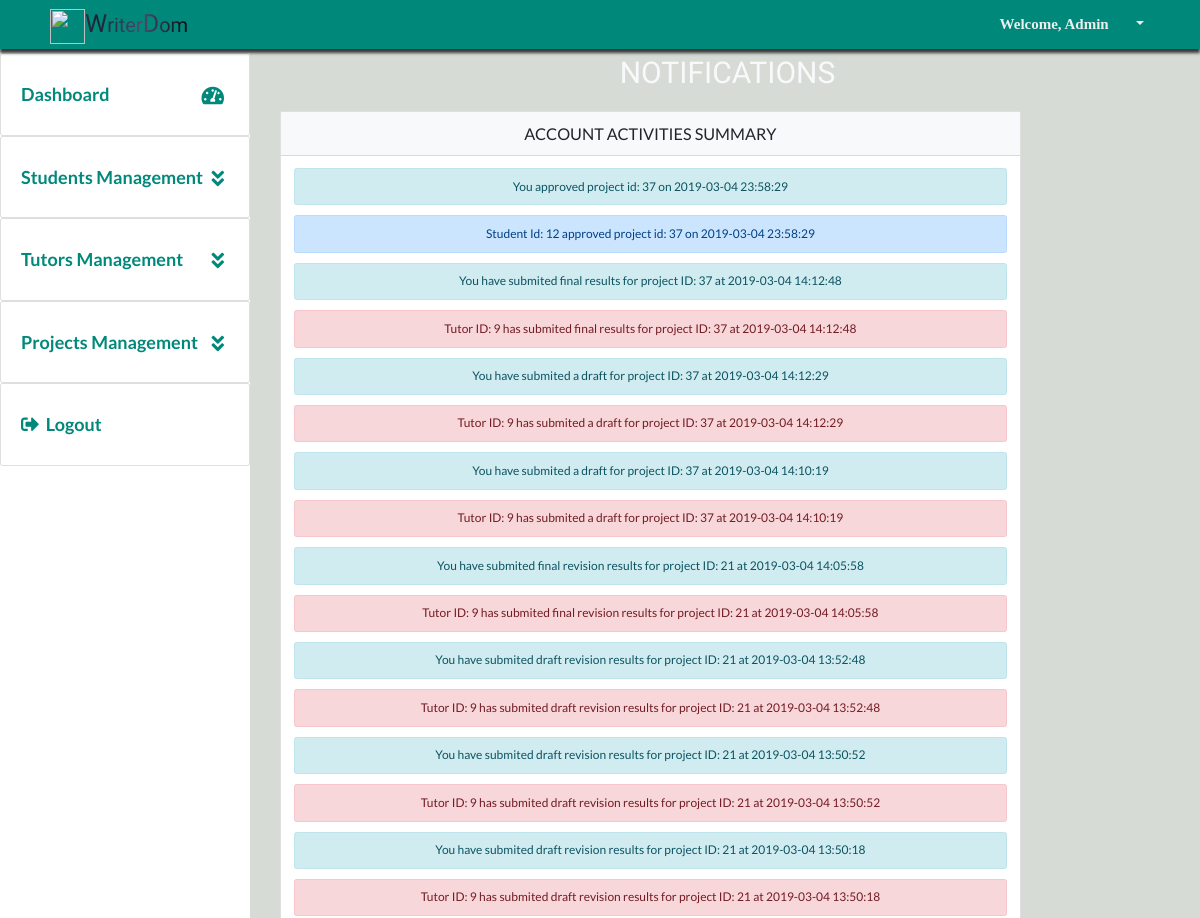
/admin@writerdom/notes.php (signed in, upper part), run on an earlier commit of the app's database.
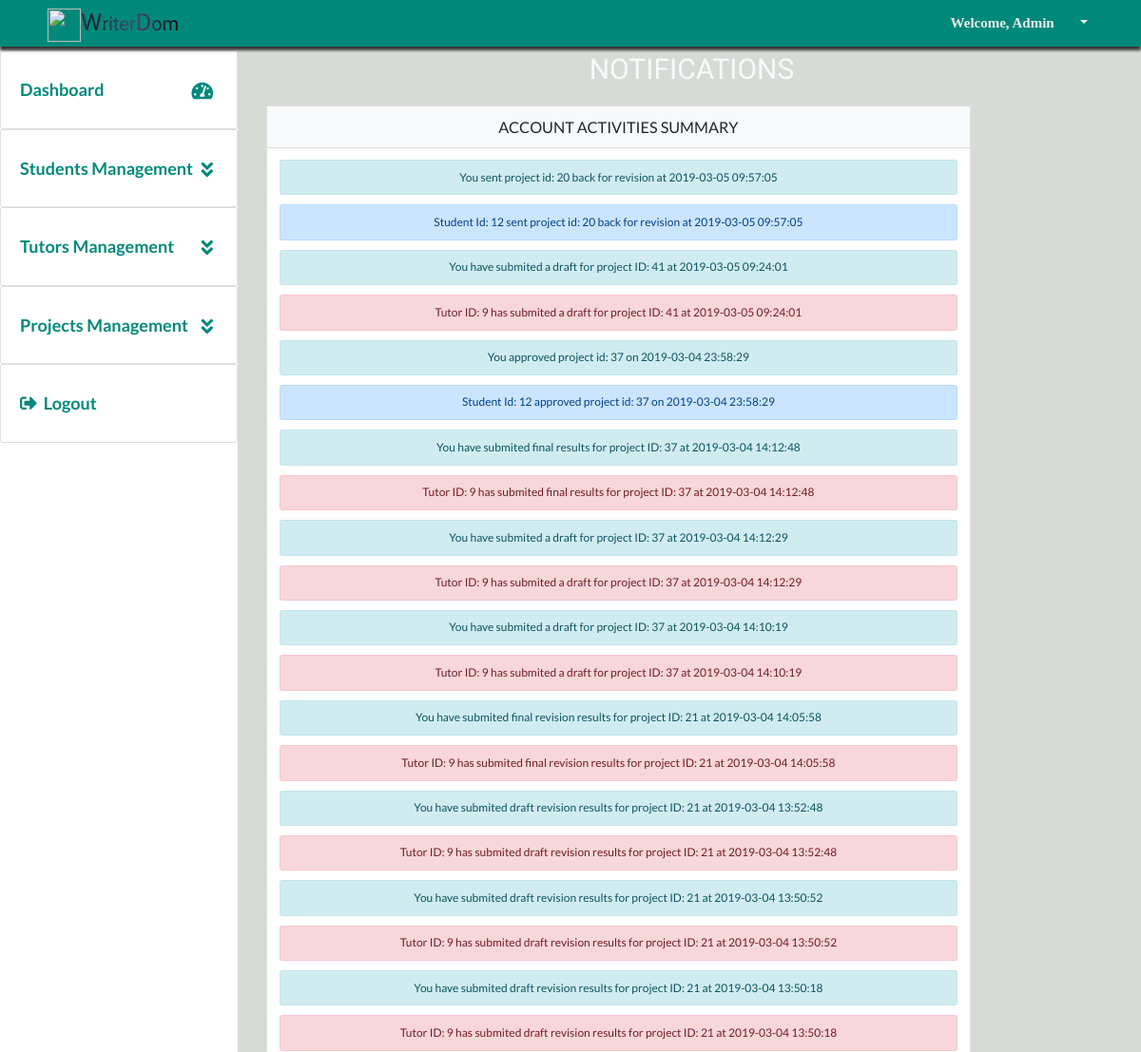
And on a later commit of the database.
### tables this page shows
CREATE TABLE `notifications` (
  `note_num` int(11) NOT NULL,
  `user_type` varchar(212) NOT NULL,
  `note` varchar(255) NOT NULL
);

### dbconfig/dbconnect.php (called while the page is built, shortened)
<?php
require_once(  'shared/ez_sql_core.php');
require_once( 'ez_sql_mysqli.php');
$db=new ezSQL_mysqli(DB_USER, DB_PASS,DB_NAME,DB_HOST,DB_ENCODING);
 ?>

### dbconfig/ez_sql_mysqli.php (called while the page is built, shortened)
<?php
class ezSQL_mysqli extends ezSQLcore
{
    private $ezsql_mysql_str = array
        (
            1 => 'Require $dbuser and $dbpassword to connect to a database server',
            2 => 'Error establishing mySQL database connection. Correct user/password? Correct hostname? Database server running?',
            3 => 'Require $dbname to select a database',
            4 => 'mySQL database connection is not active',
            5 => 'Unexpected error while trying to select database'
        );
    private $_dbuser;
    private $_dbpassword;
    private $_dbname;
    private $_dbhost;
    private $_charset = 'utf8';
    private $_result;
    public $show_errors = true;
    public $dbh;
    public function __construct($dbuser='', $dbpassword='', $dbname='', $dbhost='localhost', $charset='') {
        $this->_dbuser = $dbuser;
        $this->_dbpassword = $dbpassword;
        $this->_dbname = $dbname;
        $this->_dbhost = $dbhost;
    }
    public function connect($dbuser='', $dbpassword='', $dbhost='localhost', $charset='') {
        $this->_connected = false;
        $this->_dbuser = empty($dbuser) ? $this->_dbuser : $dbuser;
        $this->_dbpassword = empty($dbpassword) ? $this->_dbpassword : $dbpassword;
        $this->_dbhost = $dbhost!='localhost' ? $this->_dbhost : $dbhost;
        $this->_charset = empty($charset) ? $this->_charset : $charset;
        if ( empty($this->_dbuser) ) {
            $this->register_error($this->ezsql_mysql_str[1] . ' in ' . __FILE__ . ' on line ' . __LINE__);
            $this->show_errors ? trigger_error($this->ezsql_mysql_str[1], E_USER_WARNING) : null;
        } else if ( ! $this->dbh = mysqli_connect($this->_dbhost, $this->_dbuser, $this->_dbpassword, $this->_dbname) ) {
            $this->register_error($this->ezsql_mysql_str[2] . ' in ' . __FILE__ . ' on line ' . __LINE__);
            $this->show_errors ? trigger_error($this->ezsql_mysql_str[2], E_USER_WARNING) : null;
        } else {
            mysqli_set_charset($this->dbh, $this->_charset);
            $this->_connected = true;
        }
        return $this->_connected;
    }
    public function select($dbname='', $charset='') {
        if ( ! $dbname ) {
            $this->register_error($this->ezsql_mysql_str[3] . ' in ' . __FILE__ . ' on line ' . __LINE__);
            $this->show_errors ? trigger_error($this->ezsql_mysql_str[3], E_USER_WARNING) : null;
            return false;
        } else if ( ! $this->dbh ) {
            $this->register_error($this->ezsql_mysql_str[4] . ' in ' . __FILE__ . ' on line ' . __LINE__);
            $this->show_errors ? trigger_error($this->ezsql_mysql_str[4], E_USER_WARNING) : null;
            return false;
        } else {
            $this->_dbname = $dbname;
            if ( $charset == '') {
                $charset = $this->_charset;
            }
             if ( $charset != '' ) {
                $charsets = array();
                $recordset = mysqli_query($this->dbh, 'SHOW CHARACTER SET');
                while ( $row = mysqli_fetch_array($recordset, MYSQLI_ASSOC) ) {
                        $charsets[] = $row['Charset'];
                }
            }
            $this->_connected = true;
        }
        return $this->_connected;
    }
    public function query($query, $use_prepare=false) {
		$query = str_replace(_TAG, '?', $query);
        $return_val = 0;
        $query = trim($query);
        if ( ! isset($this->dbh) || ! $this->dbh ) {
            $this->select($this->_dbname);
        }
		if (!empty($param) && is_array($param) && ($this->getPrepare()))
			return $this->query_prepared($query, $param);
		else
			$this->_result = mysqli_query($this->dbh, $query);
        $is_insert = false;
        if ( preg_match("/^(insert|delete|update|replace)\s+/i", $query) ) {
            $this->_affectedRows = mysqli_affected_rows($this->dbh);
            if ( preg_match("/^(insert|replace)\s+/i", $query) ) {
                $this->insert_id = mysqli_insert_id($this->dbh);
            }
            $return_val = $this->_affectedRows;
        } else {
            if ( !is_numeric($this->_result) && !is_bool($this->_result)) {
                $i=0;
                $num_rows=0;
                while ( $row = mysqli_fetch_object($this->_result) ) {
                    $num_rows++;
                }
                $this->num_rows = $num_rows;
                $return_val = $this->num_rows;
            }
        }
        return $return_val;
    }
}

### dbconfig/shared/ez_sql_core.php (called while the page is built, shortened)
<?php
    require_once('ezQuery.php');
	class ezSQLcore extends ezQuery
	{
    public $last_result = null;
		function flush()
		{
			$this->last_result = null;
		}
		function get_results($query=null, $output = OBJECT, $use_prepare=false) {
			if ( $query ) {
				$this->query($query, $use_prepare);
			}
			if ( $output == OBJECT ) {
				return $this->last_result;
			} elseif ( $output == _JSON ) {
				return json_encode($this->last_result);
			}
		}
}

### dbconfig/shared/ezQuery.php (called while the page is built, shortened)
<?php
class ezQuery
{
    function setParamaters($valuetoadd=null) {
        if (empty($valuetoadd)) {
            $this->preparedvalues = array();
            return null;
        } else
            return array_push($this->preparedvalues, $valuetoadd);
	}
}

### admin@writerdom/notes.php (the view, shortened to what the changed rows need)
<?php
require_once("../inc/header_links.php");
 ?>
 <div class="display">
    <div class="display__content">
        <h1 class="headingTertiary text-light text-center text-uppercase">notifications </h1>
        <div class="row">
          <div class="col-sm-12 col-md-12 col-lg-12 col-xl-10">
             <div class="card">
            <div class="card-body">
            <?php
                  require_once("../dbconfig/dbconnect.php");
                  $query="SELECT * FROM notifications ORDER BY note_num desc";
                  $results=$db->get_results($query);
                  if ($db->num_rows>0) {
                    foreach ($results as $result) {
                      if ($result->user_type==1) { ?>
                        <div class="alert alert-primary" role="alert">
                          <?php echo $result->note; ?>
                        </div>
                      <?php }elseif ($result->user_type==2) { ?>
                        <div class="alert alert-danger" role="alert">
                          <?php echo $result->note; ?>
                        </div>
                      <?php }else{ ?>
                        <div class="alert alert-info" role="alert">
                          <?php echo $result->note; ?>
                        </div>
                      <?php }
                    }
                  }else{
                    echo "there is nothing to show yet";
                  }
 ?>
            </div>
            </div>
  </div>
        </div>
    </div>
</div>

What changed in the data, as far as the page shows it:
added notifications: note "You sent project id: 20 back for revision at 2019-03-05 09:57:05"
added notifications: note "Student Id: 12 sent project id: 20 back for revision at 2019-03-05 09:57:05"
added notifications: note "You have submited a draft for project ID: 41 at 2019-03-05 09:24:01"
added notifications: note "Tutor ID: 9 has submited a draft for project ID: 41 at 2019-03-05 09:24:01"
